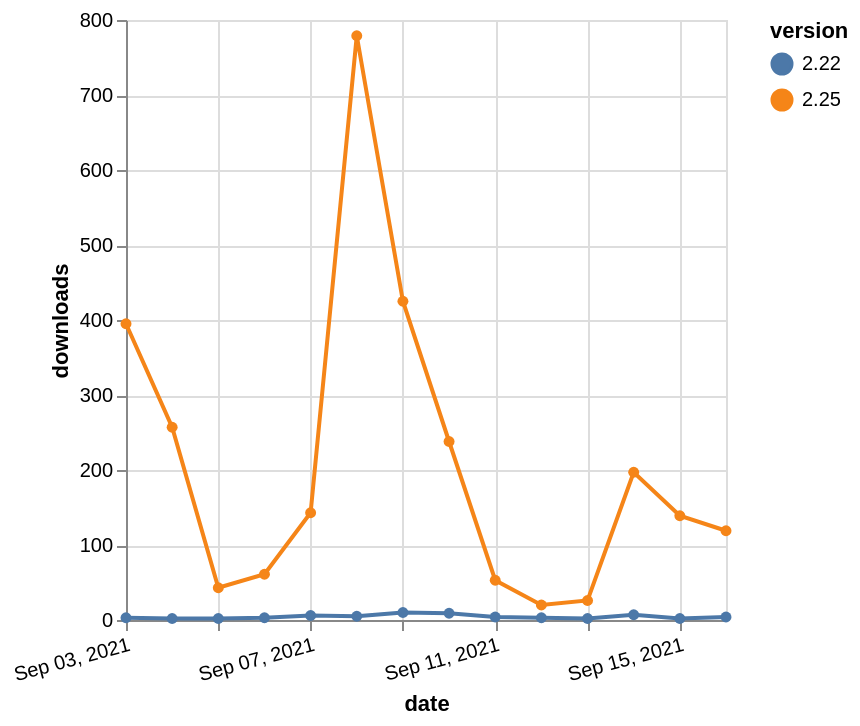

This figure's Vega-Lite source:
### Vega-Lite specification from a JSON file in a GitHub repository (floating-point values rounded to 4 significant figures)
{"$schema": "https://vega.github.io/schema/vega-lite/v5.json", "description": "A simple bar chart with embedded data.", "data": {"values": [{"date": "2021-09-03", "total": 144397, "delta": 395, "version": "2.25"}, {"date": "2021-09-04", "total": 144654, "delta": 257, "version": "2.25"}, {"date": "2021-09-05", "total": 144697, "delta": 43, "version": "2.25"}, {"date": "2021-09-06", "total": 144758, "delta": 61, "version": "2.25"}, {"date": "2021-09-07", "total": 144901, "delta": 143, "version": "2.25"}, {"date": "2021-09-08", "total": 145680, "delta": 779, "version": "2.25"}, {"date": "2021-09-09", "total": 146105, "delta": 425, "version": "2.25"}, {"date": "2021-09-10", "total": 146343, "delta": 238, "version": "2.25"}, {"date": "2021-09-11", "total": 146396, "delta": 53, "version": "2.25"}, {"date": "2021-09-12", "total": 146416, "delta": 20, "version": "2.25"}, {"date": "2021-09-13", "total": 146442, "delta": 26, "version": "2.25"}, {"date": "2021-09-14", "total": 146639, "delta": 197, "version": "2.25"}, {"date": "2021-09-15", "total": 146778, "delta": 139, "version": "2.25"}, {"date": "2021-09-16", "total": 146897, "delta": 119, "version": "2.25"}, {"date": "2021-09-03", "total": 30332, "delta": 3, "version": "2.22"}, {"date": "2021-09-04", "total": 30334, "delta": 2, "version": "2.22"}, {"date": "2021-09-05", "total": 30336, "delta": 2, "version": "2.22"}, {"date": "2021-09-06", "total": 30339, "delta": 3, "version": "2.22"}, {"date": "2021-09-07", "total": 30345, "delta": 6, "version": "2.22"}, {"date": "2021-09-08", "total": 30350, "delta": 5, "version": "2.22"}, {"date": "2021-09-09", "total": 30360, "delta": 10, "version": "2.22"}, {"date": "2021-09-10", "total": 30369, "delta": 9, "version": "2.22"}, {"date": "2021-09-11", "total": 30373, "delta": 4, "version": "2.22"}, {"date": "2021-09-12", "total": 30376, "delta": 3, "version": "2.22"}, {"date": "2021-09-13", "total": 30378, "delta": 2, "version": "2.22"}, {"date": "2021-09-14", "total": 30385, "delta": 7, "version": "2.22"}, {"date": "2021-09-15", "total": 30387, "delta": 2, "version": "2.22"}, {"date": "2021-09-16", "total": 30391, "delta": 4, "version": "2.22"}]}, "width": "container", "mark": {"type": "line", "point": {"filled": true}}, "encoding": {"x": {"field": "date", "type": "temporal", "timeUnit": "yearmonthdate", "title": "date", "axis": {"labelAngle": -15}}, "y": {"field": "delta", "type": "quantitative", "title": "downloads"}, "color": {"field": "version", "type": "nominal"}, "tooltip": {"field": "delta"}}}
